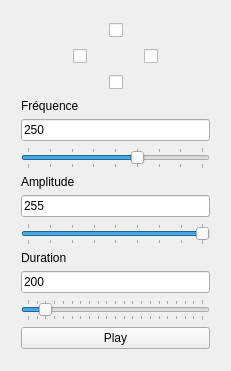
<?xml version="1.0" encoding="UTF-8"?>
<ui version="4.0">
 <class>TactonDebugClass</class>
 <widget class="QMainWindow" name="TactonDebugClass">
  <property name="geometry">
   <rect>
    <x>0</x>
    <y>0</y>
    <width>231</width>
    <height>371</height>
   </rect>
  </property>
  <property name="minimumSize">
   <size>
    <width>231</width>
    <height>371</height>
   </size>
  </property>
  <property name="maximumSize">
   <size>
    <width>231</width>
    <height>371</height>
   </size>
  </property>
  <property name="windowTitle">
   <string>TactonDebug</string>
  </property>
  <widget class="QWidget" name="centralWidget">
   <widget class="QWidget" name="verticalLayoutWidget">
    <property name="geometry">
     <rect>
      <x>10</x>
      <y>10</y>
      <width>211</width>
      <height>349</height>
     </rect>
    </property>
    <layout class="QVBoxLayout" name="verticalLayout">
     <item>
      <layout class="QHBoxLayout" name="horizontalLayout_3">
       <item>
        <spacer name="horizontalSpacer">
         <property name="orientation">
          <enum>Qt::Horizontal</enum>
         </property>
         <property name="sizeHint" stdset="0">
          <size>
           <width>40</width>
           <height>20</height>
          </size>
         </property>
        </spacer>
       </item>
       <item>
        <widget class="QCheckBox" name="up">
         <property name="text">
          <string/>
         </property>
         <property name="checked">
          <bool>false</bool>
         </property>
        </widget>
       </item>
       <item>
        <spacer name="horizontalSpacer_4">
         <property name="orientation">
          <enum>Qt::Horizontal</enum>
         </property>
         <property name="sizeHint" stdset="0">
          <size>
           <width>40</width>
           <height>20</height>
          </size>
         </property>
        </spacer>
       </item>
      </layout>
     </item>
     <item>
      <layout class="QHBoxLayout" name="horizontalLayout">
       <item>
        <spacer name="horizontalSpacer_6">
         <property name="orientation">
          <enum>Qt::Horizontal</enum>
         </property>
         <property name="sizeHint" stdset="0">
          <size>
           <width>40</width>
           <height>20</height>
          </size>
         </property>
        </spacer>
       </item>
       <item>
        <widget class="QCheckBox" name="left">
         <property name="text">
          <string/>
         </property>
        </widget>
       </item>
       <item>
        <spacer name="horizontalSpacer_2">
         <property name="orientation">
          <enum>Qt::Horizontal</enum>
         </property>
         <property name="sizeHint" stdset="0">
          <size>
           <width>40</width>
           <height>20</height>
          </size>
         </property>
        </spacer>
       </item>
       <item>
        <widget class="QCheckBox" name="right">
         <property name="text">
          <string/>
         </property>
        </widget>
       </item>
       <item>
        <spacer name="horizontalSpacer_7">
         <property name="orientation">
          <enum>Qt::Horizontal</enum>
         </property>
         <property name="sizeHint" stdset="0">
          <size>
           <width>40</width>
           <height>20</height>
          </size>
         </property>
        </spacer>
       </item>
      </layout>
     </item>
     <item>
      <layout class="QHBoxLayout" name="horizontalLayout_2">
       <item>
        <spacer name="horizontalSpacer_3">
         <property name="orientation">
          <enum>Qt::Horizontal</enum>
         </property>
         <property name="sizeHint" stdset="0">
          <size>
           <width>40</width>
           <height>20</height>
          </size>
         </property>
        </spacer>
       </item>
       <item>
        <widget class="QCheckBox" name="down">
         <property name="text">
          <string/>
         </property>
        </widget>
       </item>
       <item>
        <spacer name="horizontalSpacer_5">
         <property name="orientation">
          <enum>Qt::Horizontal</enum>
         </property>
         <property name="sizeHint" stdset="0">
          <size>
           <width>40</width>
           <height>20</height>
          </size>
         </property>
        </spacer>
       </item>
      </layout>
     </item>
     <item>
      <widget class="QLabel" name="label">
       <property name="text">
        <string>Fréquence</string>
       </property>
      </widget>
     </item>
     <item>
      <widget class="QLineEdit" name="frequencebox">
       <property name="text">
        <string>250</string>
       </property>
       <property name="maxLength">
        <number>3</number>
       </property>
      </widget>
     </item>
     <item>
      <widget class="QSlider" name="frequenceslider">
       <property name="maximum">
        <number>400</number>
       </property>
       <property name="value">
        <number>250</number>
       </property>
       <property name="orientation">
        <enum>Qt::Horizontal</enum>
       </property>
       <property name="tickPosition">
        <enum>QSlider::TicksBothSides</enum>
       </property>
       <property name="tickInterval">
        <number>50</number>
       </property>
      </widget>
     </item>
     <item>
      <widget class="QLabel" name="label_2">
       <property name="text">
        <string>Amplitude</string>
       </property>
      </widget>
     </item>
     <item>
      <widget class="QLineEdit" name="amplitudebox">
       <property name="text">
        <string>255</string>
       </property>
       <property name="maxLength">
        <number>3</number>
       </property>
      </widget>
     </item>
     <item>
      <widget class="QSlider" name="amplitudeslider">
       <property name="maximum">
        <number>255</number>
       </property>
       <property name="value">
        <number>255</number>
       </property>
       <property name="orientation">
        <enum>Qt::Horizontal</enum>
       </property>
       <property name="tickPosition">
        <enum>QSlider::TicksBothSides</enum>
       </property>
       <property name="tickInterval">
        <number>32</number>
       </property>
      </widget>
     </item>
     <item>
      <widget class="QLabel" name="label_3">
       <property name="text">
        <string>Duration</string>
       </property>
      </widget>
     </item>
     <item>
      <widget class="QLineEdit" name="durationbox">
       <property name="text">
        <string>200</string>
       </property>
       <property name="maxLength">
        <number>4</number>
       </property>
      </widget>
     </item>
     <item>
      <widget class="QSlider" name="durationslider">
       <property name="maximum">
        <number>2000</number>
       </property>
       <property name="singleStep">
        <number>10</number>
       </property>
       <property name="pageStep">
        <number>100</number>
       </property>
       <property name="value">
        <number>200</number>
       </property>
       <property name="orientation">
        <enum>Qt::Horizontal</enum>
       </property>
       <property name="tickPosition">
        <enum>QSlider::TicksBothSides</enum>
       </property>
       <property name="tickInterval">
        <number>100</number>
       </property>
      </widget>
     </item>
     <item>
      <widget class="QPushButton" name="playbutton">
       <property name="text">
        <string>Play</string>
       </property>
      </widget>
     </item>
    </layout>
   </widget>
  </widget>
 </widget>
 <layoutdefault spacing="6" margin="11"/>
 <resources>
  <include location="tactondebug.qrc"/>
 </resources>
 <connections/>
</ui>
